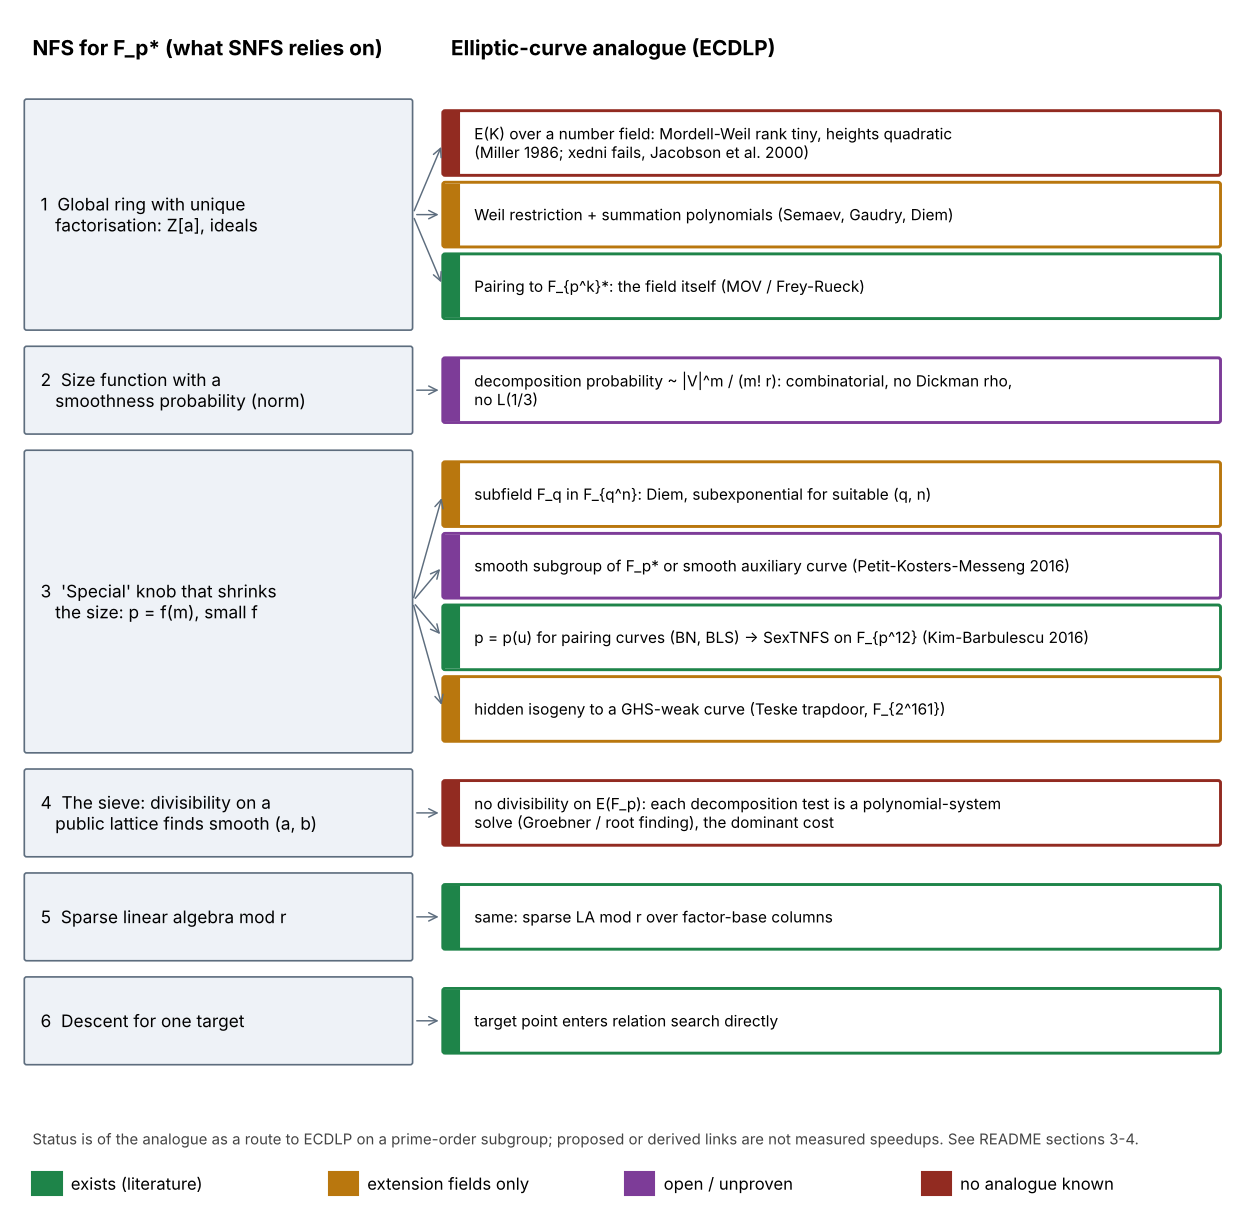

This chart was generated by the following Python code:
# Layout only: draws the NFS -> ECDLP dictionary of README section 3 as a
# diagram. Every cell's text and status comes from the report; nothing is
# computed here.
import os

import matplotlib

matplotlib.use("Agg")
import matplotlib.pyplot as plt
from matplotlib.patches import FancyBboxPatch

here = os.path.dirname(os.path.abspath(__file__))

STATUS = {
    "exists": ("#1e8449", "exists (literature)"),
    "ext": ("#b9770e", "extension fields only"),
    "open": ("#7d3c98", "open / unproven"),
    "none": ("#922b21", "no analogue known"),
}

rows = [
    ("1  Global ring with unique\n   factorisation: Z[a], ideals",
     [("E(K) over a number field: Mordell-Weil rank tiny, heights quadratic\n"
       "(Miller 1986; xedni fails, Jacobson et al. 2000)", "none"),
      ("Weil restriction + summation polynomials (Semaev, Gaudry, Diem)", "ext"),
      ("Pairing to F_{p^k}*: the field itself (MOV / Frey-Rueck)", "exists")]),
    ("2  Size function with a\n   smoothness probability (norm)",
     [("decomposition probability ~ |V|^m / (m! r): combinatorial, no Dickman rho,\n"
       "no L(1/3)", "open")]),
    ("3  'Special' knob that shrinks\n   the size: p = f(m), small f",
     [("subfield F_q in F_{q^n}: Diem, subexponential for suitable (q, n)", "ext"),
      ("smooth subgroup of F_p* or smooth auxiliary curve (Petit-Kosters-Messeng 2016)", "open"),
      ("p = p(u) for pairing curves (BN, BLS) -> SexTNFS on F_{p^12} (Kim-Barbulescu 2016)", "exists"),
      ("hidden isogeny to a GHS-weak curve (Teske trapdoor, F_{2^161})", "ext")]),
    ("4  The sieve: divisibility on a\n   public lattice finds smooth (a, b)",
     [("no divisibility on E(F_p): each decomposition test is a polynomial-system\n"
       "solve (Groebner / root finding), the dominant cost", "none")]),
    ("5  Sparse linear algebra mod r", [("same: sparse LA mod r over factor-base columns", "exists")]),
    ("6  Descent for one target", [("target point enters relation search directly", "exists")]),
]

fig_h = 10.4
fig, ax = plt.subplots(figsize=(10.5, fig_h))
ax.set_xlim(0, 10.5)
ax.set_ylim(0, fig_h)
ax.axis("off")
ax.text(0.15, fig_h - 0.35, "NFS for F_p* (what SNFS relies on)", fontsize=10, weight="bold")
ax.text(3.75, fig_h - 0.35, "Elliptic-curve analogue (ECDLP)", fontsize=10, weight="bold")

y = fig_h - 0.75
for left, cells in rows:
    h = 0.62 * len(cells) + 0.1
    ax.add_patch(FancyBboxPatch((0.1, y - h), 3.3, h, boxstyle="round,pad=0.02",
                                fc="#eef2f7", ec="#5d6d7e", lw=0.8))
    ax.text(0.22, y - h / 2, left, va="center", fontsize=8.3)
    cy = y - 0.08
    for text, st in cells:
        col, _ = STATUS[st]
        ax.add_patch(FancyBboxPatch((3.7, cy - 0.54), 6.65, 0.52, boxstyle="round,pad=0.02",
                                    fc="white", ec=col, lw=1.4))
        ax.add_patch(FancyBboxPatch((3.7, cy - 0.54), 0.12, 0.52, boxstyle="square,pad=0",
                                    fc=col, ec=col))
        ax.text(3.95, cy - 0.28, text, va="center", fontsize=7.4)
        ax.annotate("", xy=(3.68, cy - 0.28), xytext=(3.42, y - h / 2),
                    arrowprops=dict(arrowstyle="->", color="#5d6d7e", lw=0.7))
        cy -= 0.62
    y -= h + 0.18

lx = 0.15
for st, (col, lab) in STATUS.items():
    ax.add_patch(FancyBboxPatch((lx, 0.18), 0.25, 0.2, boxstyle="square,pad=0", fc=col, ec=col))
    ax.text(lx + 0.33, 0.28, lab, va="center", fontsize=8)
    lx += 2.55
ax.text(0.15, 0.62, "Status is of the analogue as a route to ECDLP on a prime-order subgroup; "
        "proposed or derived links are not measured speedups. See README sections 3-4.",
        fontsize=7.2, color="#444")
fig.savefig(os.path.join(here, "dictionary.svg"), bbox_inches="tight")
fig.savefig(os.path.join(here, "dictionary.png"), dpi=150, bbox_inches="tight")
